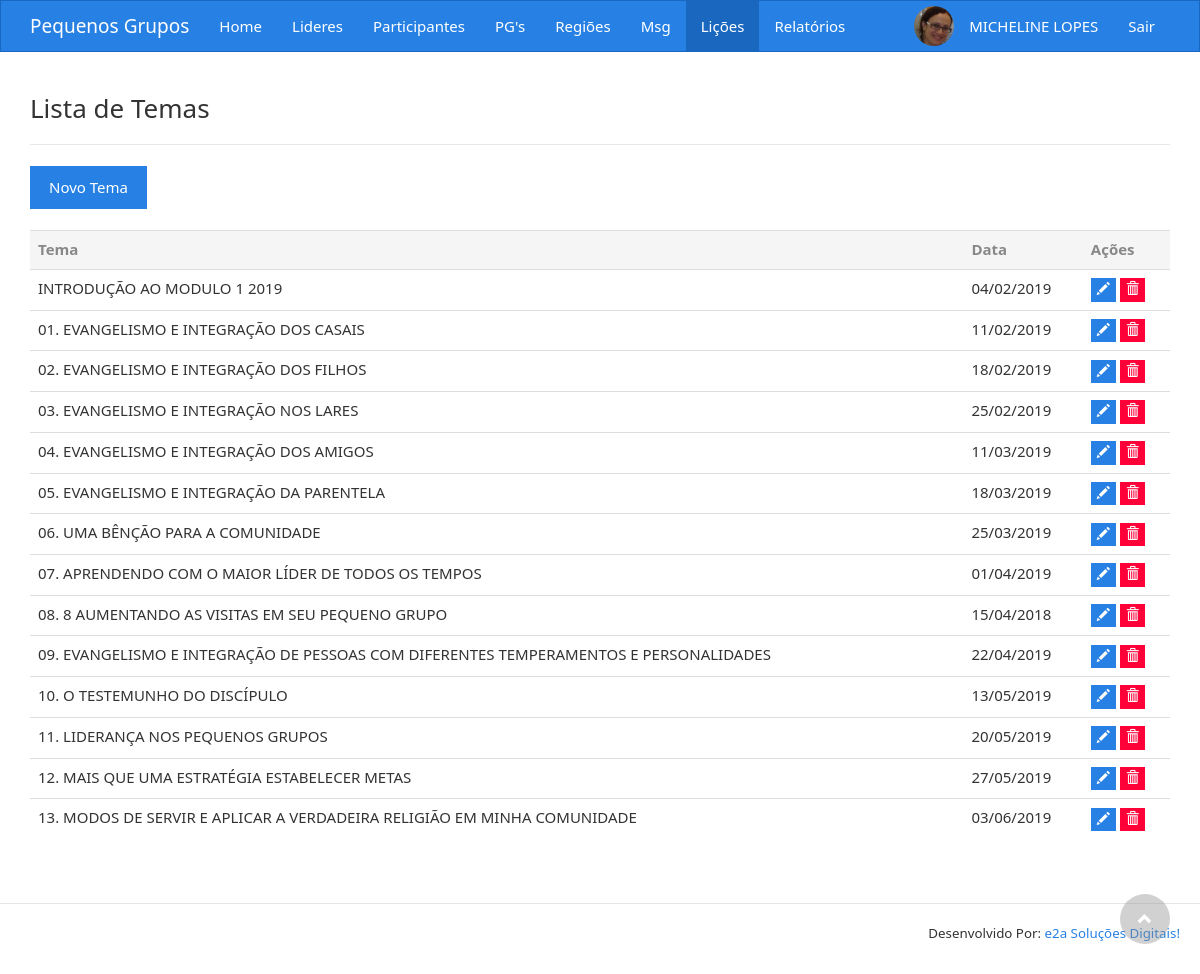
Page /tema.php (signed in) on the committed database.
### tables this page shows
CREATE TABLE `temas` (
  `idTema` int(11) NOT NULL AUTO_INCREMENT,
  `nomeTema` varchar(255) DEFAULT NULL,
  `dataTema` datetime DEFAULT NULL,
  `criado` datetime DEFAULT NULL,
  `modificado` datetime DEFAULT NULL,
  PRIMARY KEY (`idTema`)
);

### components/acessorestrito.php (called while the page is built, shortened)
<?php
function dataBrasil($data){
    return date('d/m/Y', strtotime($data));
}
?>

### tema.php (the view, shortened to what this page needs)
<?php
include "components/acessorestrito.php";
include_once "components/conexao.php";
$comTema = "select * from temas";
$resultTema = mysqli_query($conn, $comTema);
?>
<!DOCTYPE html>
<html lang="pt-br">
<head>
    <link href="css/bootstrap.min.css" rel="stylesheet">
    <link href="css/style.css" rel="stylesheet">
</head>
<body>
<?php
include_once "components/header.php";
?>
<section>
    <div class="container">
        <h3>Lista de Temas</h3>
        <?php if ($_SESSION['nivel']==1){ ?>
            <hr>
        <?php }?>
        <div class="row">
            <?php if ($_SESSION['nivel']==1){ ?>
                <div class="col-sm-12">
                    <button type="button" class="btn btn-primary" data-toggle="modal" data-target=".novaregiao">Novo Tema</button>
                    <br/><br/>
                </div>
            <?php }?>
            <div class="col-sm-12">
                <table class="table table-hover hidden-xs">
                    <tr class="title-table">
                        <th>Tema</th>
                        <th>Data</th>
                        <th>Ações</th>
                    </tr>
                    <?php while ($dadosTema = mysqli_fetch_array($resultTema)){
                        $datTema = dataBrasil($dadosTema['dataTema']);
                        ?>
                        <tr>
                            <td><?php print $dadosTema['nomeTema'] ?></td>
                            <td><?php print $datTema ?></td>
                            <td>
                                <form method="post" action="process/excluirtema.php">
                                    <?php if ($_SESSION['nivel']==1){ ?>
                                        <button type="button" onclick="enviaTema('<?php print $dadosTema['idTema']?>','<?php print $dadosTema['nomeTema'] ?>','<?php print $datTema ?>')" class="btn btn-xs btn-primary" data-toggle="modal" data-target=".editarregiao"><span class="glyphicon glyphicon-pencil"></span></button>
                                        <button class="btn btn-xs btn-danger" type="submit"><span class="glyphicon glyphicon-trash"></span></button>
                                    <?php }?>
                                </form>
                            </td>
                        </tr>
                    <?php } ?>
                </table>
            </div>
        </div>
    </div>
</section>
<br/><br/>
<div class="modal-footer">
    <p class="creditos">Desenvolvido Por: <a href="http://www.e2adigital.com" target="_blank">e2a Soluções Digitais!</a></p>
</div>
<a class="subirTopo" href="javascript:levTop();"><i class="glyphicon glyphicon-chevron-up"></i></a>
</body>
</html>

### css/style.css (style rules this page uses)
.title-table { background-color: #f5f5f5; color: #888888 }
.creditos { font-size: 10pt; }
.subirTopo { text-decoration: none; background: rgba(140, 140, 140, 0.5); width: 50px; height: 50px; bottom: 30px; right: 30px; color: #fff; text-align: center; cursor: pointer; padding: 15px; font-size: 15px; font-weight: bold; text-transform: uppercase; position: fixed; border: 0; font-family: sans-serif; opacity: .8; -webkit-border-radius: 50%; -moz-border-radius: 50%; border-radius: 50%; }

### rows in the picture
temas: nomeTema "INTRODUÇÃO AO MODULO 1 2019", dataTema "04/02/2019"
temas: nomeTema "01. EVANGELISMO E INTEGRAÇÃO DOS CASAIS", dataTema "11/02/2019"
temas: nomeTema "02. EVANGELISMO E INTEGRAÇÃO DOS FILHOS", dataTema "18/02/2019"
temas: nomeTema "03. EVANGELISMO E INTEGRAÇÃO NOS LARES", dataTema "25/02/2019"
temas: nomeTema "04. EVANGELISMO E INTEGRAÇÃO DOS AMIGOS", dataTema "11/03/2019"
temas: nomeTema "05. EVANGELISMO E INTEGRAÇÃO DA PARENTELA", dataTema "18/03/2019"
temas: nomeTema "06. UMA BÊNÇÃO PARA A COMUNIDADE", dataTema "25/03/2019"
temas: nomeTema "07. APRENDENDO COM O MAIOR LÍDER DE TODOS OS TEMPOS", dataTema "01/04/2019"
temas: nomeTema "08. 8 AUMENTANDO AS VISITAS EM SEU PEQUENO GRUPO", dataTema "15/04/2018"
temas: nomeTema "09. EVANGELISMO E INTEGRAÇÃO DE PESSOAS COM DIFERENTES TEMPERAMENTOS E PERSONALIDADES", dataTema "22/04/2019"
temas: nomeTema "10. O TESTEMUNHO DO DISCÍPULO", dataTema "13/05/2019"
temas: nomeTema "11. LIDERANÇA NOS PEQUENOS GRUPOS", dataTema "20/05/2019"
temas: nomeTema "12. MAIS QUE UMA ESTRATÉGIA ESTABELECER METAS", dataTema "27/05/2019"
temas: nomeTema "13. MODOS DE SERVIR E APLICAR A VERDADEIRA RELIGIÃO EM MINHA COMUNIDADE", dataTema "03/06/2019"

### other values in the picture
$_SESSION['nome'] "MICHELINE LOPES"
